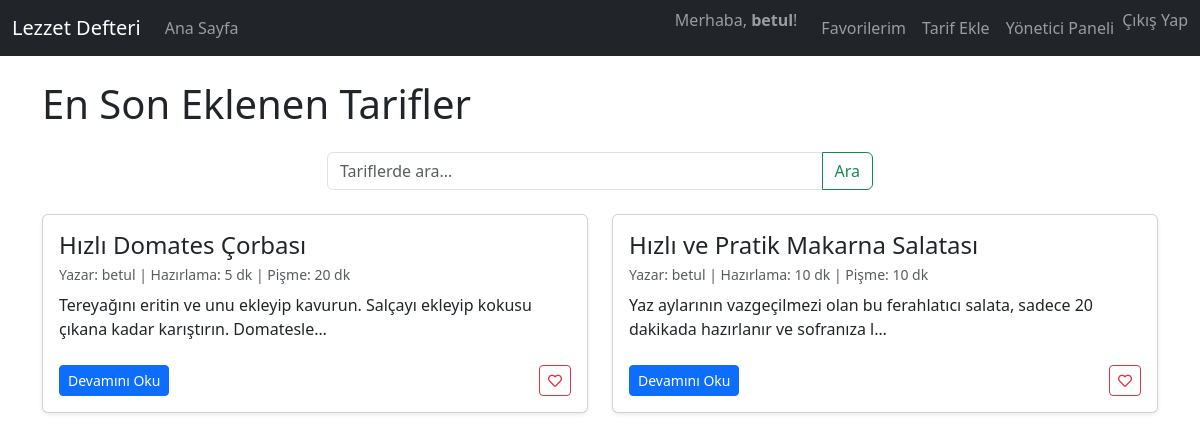
The app's page / (signed in) with its own data.
### tarifler/models.py (models this page shows, shortened)
class Tarif(models.Model):
    baslik = models.CharField(max_length=200) # Tarifin başlığı
    aciklama = models.TextField() # Tarifin kısa açıklaması
    malzemeler = models.TextField() # Malzemeler listesi
    hazirlama_suresi = models.IntegerField(help_text="Dakika")
    pisme_suresi = models.IntegerField(help_text="Dakika")
    porsiyon_sayisi = models.IntegerField(default=1)
    yayinlanma_tarihi = models.DateTimeField(auto_now_add=True)
    guncelleme_tarihi = models.DateTimeField(auto_now=True)
    yazar = models.ForeignKey(User, on_delete=models.CASCADE, default=1)
    class Meta:
        verbose_name = "Tarif"
        verbose_name_plural = "Tarifler"
        ordering = ['-yayinlanma_tarihi']

### anasayfa/views.py (the view)
# urls.py: path('', views.index, name='anasayfa'),
def index(request):
    arama_sorgusu = request.GET.get('q') # 'q' parametresini alır. Yoksa None olur.
    tarifler_query = Tarif.objects.all().order_by('-yayinlanma_tarihi')
    if arama_sorgusu:
        tarifler_query = tarifler_query.filter(
            Q(baslik__icontains=arama_sorgusu) |
            Q(aciklama__icontains=arama_sorgusu)
        ).distinct() # Tekrarlı sonuçları engelle
        tarifler = tarifler_query
        sayfa_basligi = f"'{arama_sorgusu}' için arama sonuçları ({tarifler.count()})"
    else:
        tarifler = tarifler_query[:5]
        sayfa_basligi = "En Son Eklenen Tarifler"
    favori_tarif_idler = []
    if request.user.is_authenticated:
        favori_tarif_idler = Favori.objects.filter(kullanici=request.user).values_list('tarif__id', flat=True)
    tarif_listesi = []
    for tarif in tarifler:
        tarif_data = {
            'tarif': tarif,
            'is_favori': tarif.id in favori_tarif_idler
        }
        tarif_listesi.append(tarif_data)
    context = {
        'title': 'Lezzet Defteri | Ana Sayfa',
        'tarif_listesi': tarif_listesi,
        'sayfa_basligi': sayfa_basligi,
        'arama_sorgusu': arama_sorgusu if arama_sorgusu else '',
    }
    return render(request, 'anasayfa/index.html', context)

### anasayfa/templates/anasayfa/index.html (shortened to what this page needs)
{% extends "base.html" %}
{% block content %}
    <h1 class="mb-4">{{ sayfa_basligi }}</h1>
    <div class="row mb-4">
        <div class="col-md-6 offset-md-3">
            <form method="GET" action="{% url 'anasayfa' %}">
                <div class="input-group">
                    <input type="text" name="q" class="form-control" placeholder="Tariflerde ara..."
                           value="{{ request.GET.q|default:'' }}">
                    <button class="btn btn-outline-success" type="submit">Ara</button>
                </div>
            </form>
        </div>
    </div>
    <div class="row">
        {% for item in tarif_listesi %}
            {% with tarif=item.tarif is_favori=item.is_favori %}
            <div class="col-md-6 mb-4">
                <div class="card h-100 shadow-sm">
                    <div class="card-body d-flex flex-column">
                        <h2 class="card-title h4">
                            <a href="{% url 'tarif_detay' pk=tarif.pk %}" class="text-decoration-none text-dark">{{ tarif.baslik }}</a>
                        </h2>
                        <p class="card-subtitle mb-2 text-muted small">
                            Yazar: {{ tarif.yazar.username }} | Hazırlama: {{ tarif.hazirlama_suresi }} dk | Pişme: {{ tarif.pisme_suresi }} dk
                        </p>
                        <p class="card-text">{{ tarif.aciklama|truncatechars:100 }}</p>
                        <div class="mt-auto d-flex justify-content-between align-items-center pt-2">
                            <a href="{% url 'tarif_detay' pk=tarif.pk %}" class="btn btn-primary btn-sm">Devamını Oku</a>
                            {% if user.is_authenticated %}
                                <form method="POST" action="{% url 'favori_ekle_kaldir' tarif_id=tarif.pk %}" class="d-inline">
                                    {% if is_favori %}
                                        <button type="submit" class="btn btn-danger btn-sm" title="Favorilerden Kaldır">
                                            <i class="fas fa-heart"></i>
                                        </button>
                                    {% else %}
                                        <button type="submit" class="btn btn-outline-danger btn-sm" title="Favorilere Ekle">
                                            <i class="far fa-heart"></i>
                                        </button>
                                    {% endif %}
                                </form>
                            {% endif %}
                        </div>
                    </div>
                </div>
            </div>
            {% endwith %}
        {% endfor %}
    </div>
{% endblock content %}

### templates/base.html (shortened to what this page needs)
{% load static %}
<!DOCTYPE html>
<html lang="tr">
<head>
    <link href="https://cdn.jsdelivr.net/npm/bootstrap@5.3.3/dist/css/bootstrap.min.css" rel="stylesheet">
    <link rel="stylesheet" href="https://cdnjs.cloudflare.com/ajax/libs/font-awesome/5.15.4/css/all.min.css">
</head>
<body>
    <nav class="navbar navbar-expand-lg navbar-dark bg-dark">
        <div class="container-fluid">
            <a class="navbar-brand" href="{% url 'anasayfa' %}">Lezzet Defteri</a>
            <div class="collapse navbar-collapse" id="navbarNav">
                <ul class="navbar-nav me-auto">
                    <li class="nav-item">
                        <a class="nav-link" href="{% url 'anasayfa' %}">Ana Sayfa</a>
                    </li>
                </ul>
                <ul class="navbar-nav">
                    {% if user.is_authenticated %}
                        <li class="nav-item">
                            <span class="navbar-text me-3">
                                Merhaba, <strong>{{ user.username }}</strong>!
                            </span>
                        </li>
                        <li class="nav-item">
                            <a class="nav-link" href="{% url 'favori_listesi' %}">Favorilerim</a>
                        </li>
                        <li class="nav-item">
                            <a class="nav-link" href="{% url 'tarif_ekle' %}">Tarif Ekle</a>
                        </li>
                        {% if user.is_superuser %}
                            <li class="nav-item">
                                <a class="nav-link" href="{% url 'admin:index' %}">Yönetici Paneli</a>
                            </li>
                        {% endif %}
                        <li class="nav-item">
                            <form method="POST" action="{% url 'cikis' %}" class="d-inline">
                                <button type="submit" class="btn btn-link nav-link p-0" style="color: rgba(255,255,255,.55);">
                                    Çıkış Yap
                                </button>
                            </form>
                        </li>
                    {% endif %}
                </ul>
            </div>
        </div>
    </nav>
    <div class="container mt-4">
        {% block content %}
        {% endblock %}
    </div>
</body>
</html>

### records on screen
Tarif: tarif.baslik "Hızlı Domates Çorbası", tarif.yazar.username "betul", tarif.hazirlama_suresi "5", tarif.pisme_suresi "20", tarif.aciklama "Tereyağını eritin ve unu ekleyip kavurun. Salçayı ekleyip kokusu çıkana kadar karıştırın. Domatesle…"
Tarif: tarif.baslik "Hızlı ve Pratik Makarna Salatası", tarif.yazar.username "betul", tarif.hazirlama_suresi "10", tarif.pisme_suresi "10", tarif.aciklama "Yaz aylarının vazgeçilmezi olan bu ferahlatıcı salata, sadece 20 dakikada hazırlanır ve sofranıza l…"

### other values on screen
{{ user.username }} "betul"
{{ sayfa_basligi }} "En Son Eklenen Tarifler"
